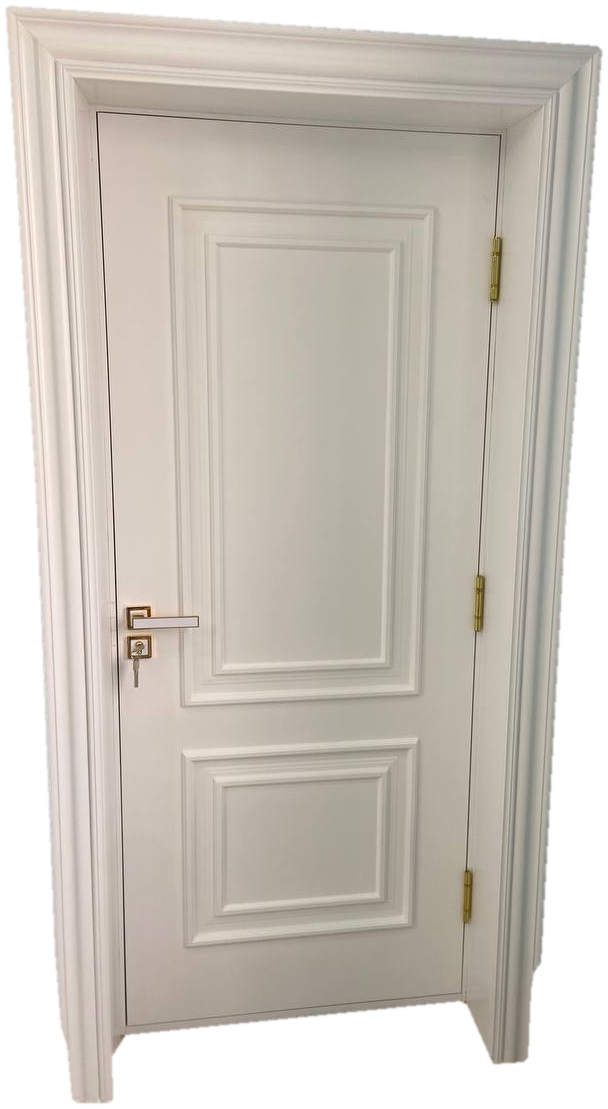
#> input picture design-src/door-photos/light-cutouts/classic-royal.png, 608 x 1109 px, found by its file name
$ python darken.py ../../design-src/door-photos/light-cutouts/bianco-gold.png ../../design-src/door-photos/light-cutouts/classic-royal.png ../../design-src/door-photos/light-cutouts/crema-classic.png
#> lines starting #> are read from the running program, lines starting #| are printed output that depends on the picture
#!/usr/bin/env python3
"""
Eshik fotolarini haqiqiy rasm tahriri bilan to'q (premium) rangga o'tkazish.
Kirish: design-src/door-photos/light-cutouts/<id>.png (fonsiz asl kesmalar — o'zgarmaydi).
Chiqish: public/assets/img/doors/photo/dark/<id>.png va kichik rasm photo/thumb/dark/<id>.png.

Usul (CSS filtr emas): rang piksel darajasida o'zgartiriladi.
 - yorqinlik egri chizig'i bilan qoraytiriladi (yog'och tolasi, panel soyalari va yorug'lik nisbati saqlanadi: Y' = lift + k*Y^g);
 - tanlangan to'q rang (yong'oq yoki grafit) yorqinlikka ko'paytiriladi, asl rang tafsiloti ozgina aralashtiriladi;
 - oltin/jez (ilgak, tutqich, chiziqlar) va allaqachon to'q joylar (qora tutqich, ilgak, chuqur soya) himoyalanadi (mask);
 - alfa kanali (shaffof fon) va qirralar o'zgarmaydi — devor/pol rangi tegilmaydi.
Kutubxonalar: numpy pillow scipy.
"""
import sys, os
import numpy as np
from PIL import Image
from scipy import ndimage as ndi

WALNUT = (0.30, 0.19, 0.12)     # to'q yong'oq
GRAPHITE = (0.26, 0.27, 0.30)   # grafit
FINISH = {
 "classic-royal": WALNUT, "neo-arka": WALNUT, "sand-duo": WALNUT, "crema-classic": WALNUT, "bianco-gold": WALNUT,
 "vetro-bianco": WALNUT, "vetro-grande": WALNUT, "royal-oak": WALNUT, "bianco-due": WALNUT, "griglia-duo": WALNUT,
 "mono-panel": WALNUT, "nero-vitraj": WALNUT, "silver-royal": WALNUT, "bianco-frame": WALNUT, "silver-panel": WALNUT,
 "grey-stripe": GRAPHITE, "fluta-due": GRAPHITE, "nero-line-duo": GRAPHITE, "frassino": GRAPHITE,
}

def smooth(x, a, b):
    t = np.clip((x - a) / (b - a), 0, 1); return t * t * (3 - 2 * t)

def darken(src, dst, tint):
#> called with tint = (0.3, 0.19, 0.12)
    im = np.asarray(Image.open(src).convert("RGBA")).astype(np.float32) / 255.0
    rgb, a = im[..., :3], im[..., 3]
    mx, mn = rgb.max(-1), rgb.min(-1)
    sat = (mx - mn) / np.maximum(mx, 1e-4)
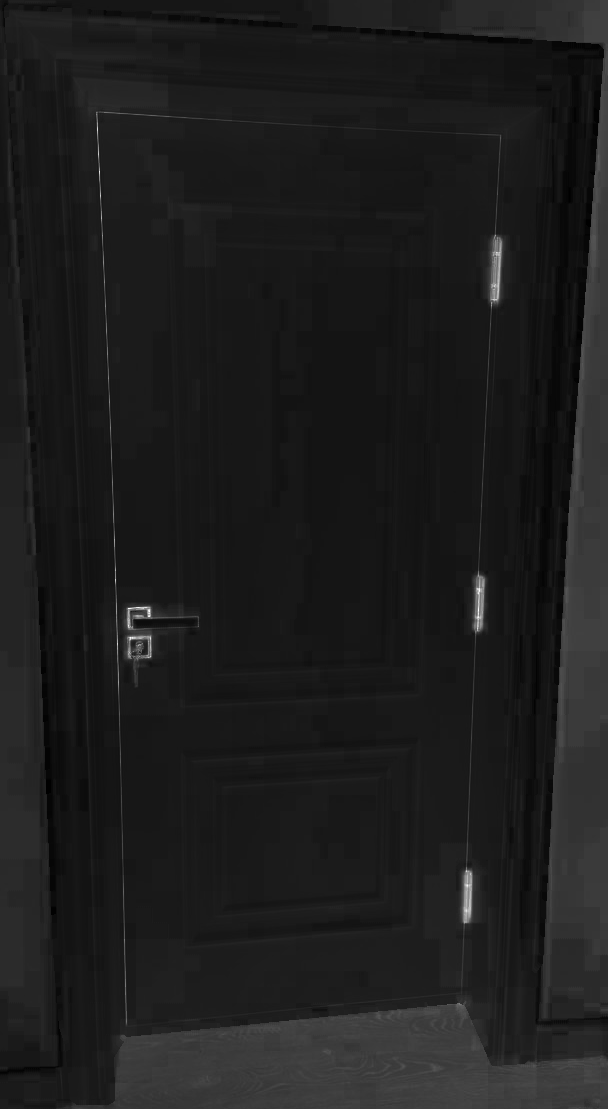
#> sat: shape (1109, 608) float32; min 0, max 1, mean 0.116
    Y = rgb @ np.array([0.2126, 0.7152, 0.0722], np.float32)
    # oltin/jez: to'yingan iliq (sariq-to'q sariq) rang
    r, g, b = rgb[..., 0], rgb[..., 1], rgb[..., 2]
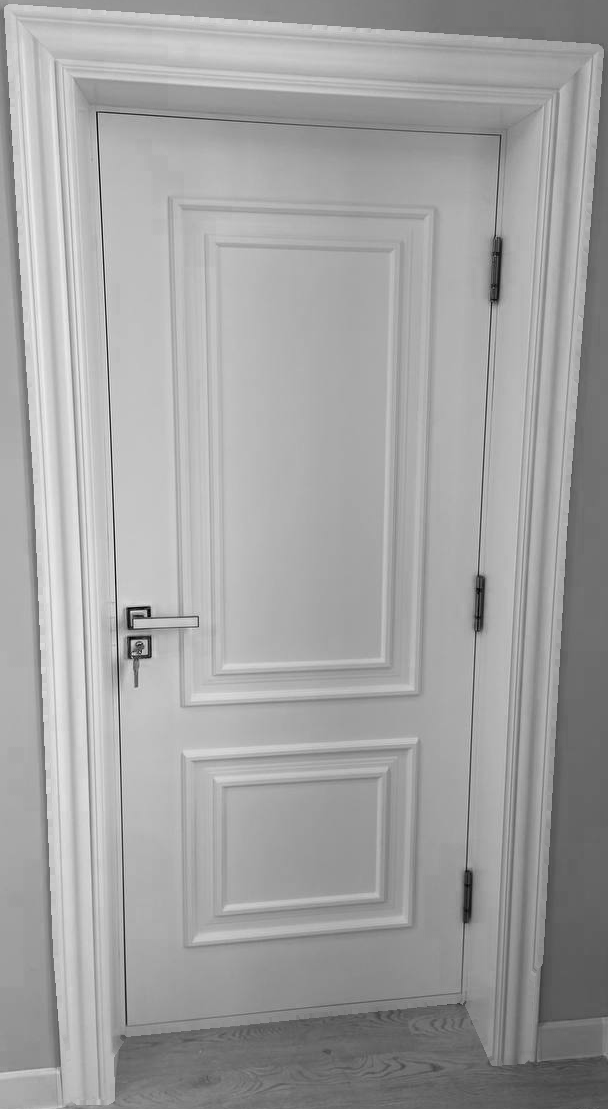
#> b: shape (1109, 608) float32; min 0, max 0.933, mean 0.637
    gold = smooth(sat, 0.42, 0.62) * smooth(r - b, 0.20, 0.34) * (g > 0.55 * r)
#> in smooth, `t = np.clip((x - a) / (b - a), 0, 1)`:
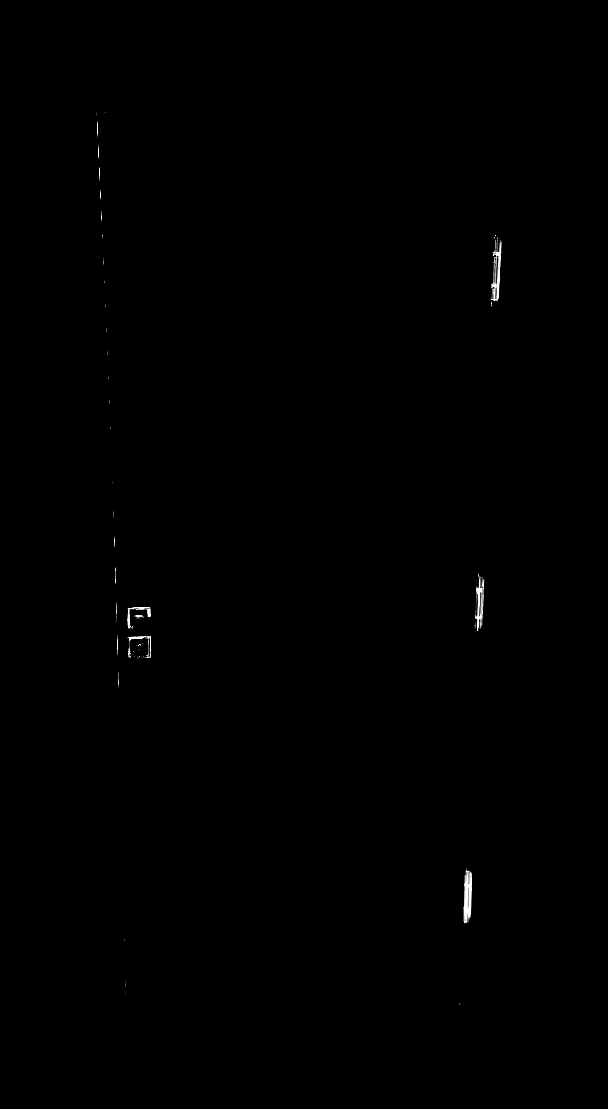
#> t: shape (1109, 608) float32; min 0, max 1, mean 0.00183
    gold = ndi.gaussian_filter(gold.astype(np.float32), 0.8)
    # allaqachon to'q joylar (qora tutqich, ilgak, chuqur soya) — kamroq o'zgaradi
    bright = smooth(Y, 0.28, 0.55)
#> call 3 of smooth, with a = 0.28, b = 0.55
#> in smooth (call 3), `return t * t * (3 - 2 * t)`:
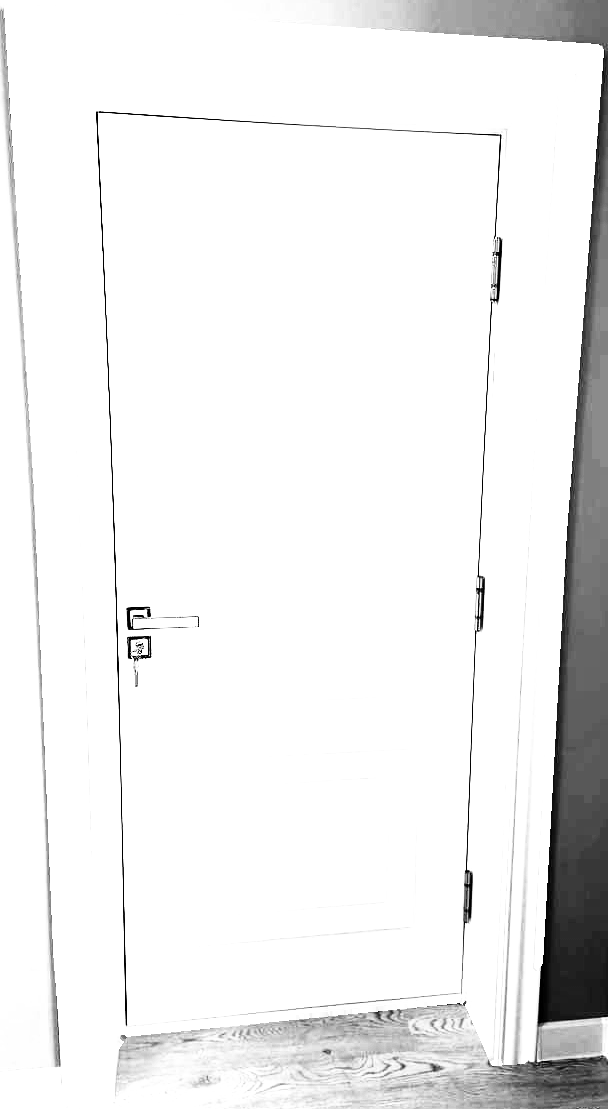
#> returned value: shape (1109, 608) float32; min 0, max 1, mean 0.935
    w = np.clip(bright * (1.0 - gold), 0, 1)
    # yangi yorqinlik: yog'och tolasi/panel kontrasti saqlanadi, soyalar ko'tariladi (tafsilot yo'qolmasin)
    Yn = 0.045 + 0.27 * np.power(np.clip(Y, 0, 1), 1.25)
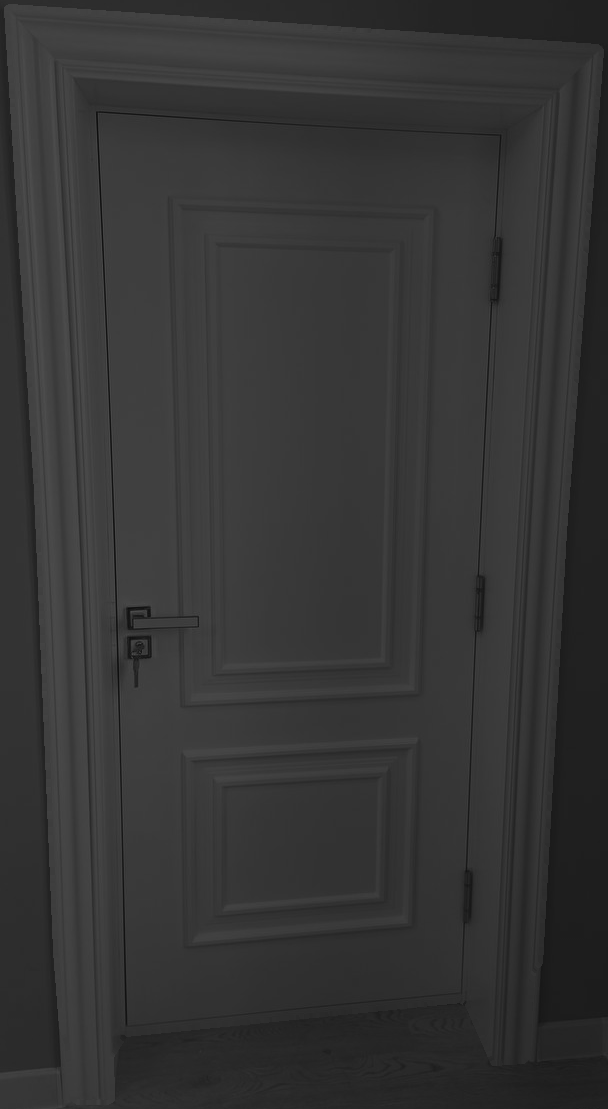
#> Yn: shape (1109, 608) float32; min 0.0495, max 0.309, mean 0.211
    tl = np.array(tint, np.float32); tl = tl / (tl @ np.array([0.2126, 0.7152, 0.0722], np.float32))
    tinted = Yn[..., None] * tl
    # asl rang tafsiloti (shisha, bo'yalgan joylar) ozgina aralashadi
    chroma = rgb - Y[..., None]
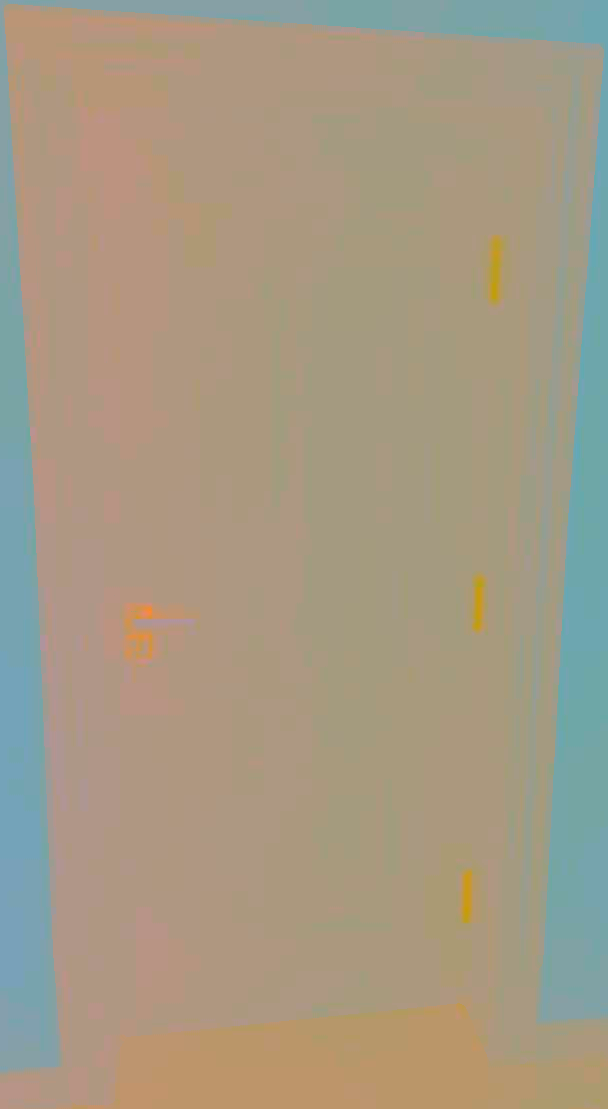
#> chroma: shape (1109, 608, 3) float32; mean R, G, B 0.0178, -0.00158, -0.0369; drawn with min black and max white
    new = np.clip(tinted + 0.18 * chroma * (Yn / np.maximum(Y, 1e-3))[..., None], 0, 1)
    out = rgb * (1 - w[..., None]) + new * w[..., None]
    res = np.dstack([np.clip(out, 0, 1), a])
    img = Image.fromarray((res * 255 + 0.5).astype(np.uint8), "RGBA")
    os.makedirs(os.path.dirname(dst), exist_ok=True)
    img.save(dst, optimize=True)
    return img

if __name__ == "__main__":
    src_dir, out_dir, thumb_dir = sys.argv[1], sys.argv[2], sys.argv[3]
    os.makedirs(thumb_dir, exist_ok=True)
    for pid, tint in FINISH.items():
        sp = os.path.join(src_dir, pid + ".png")
        if not os.path.exists(sp): print("YO'Q", pid); continue
        img = darken(sp, os.path.join(out_dir, pid + ".png"), tint)
        w = 220; h = round(img.height * w / img.width)
#> after `h = round(img.height * w / img.width)`: h = 401
        img.resize((w, h), Image.LANCZOS).save(os.path.join(thumb_dir, pid + ".png"), optimize=True)
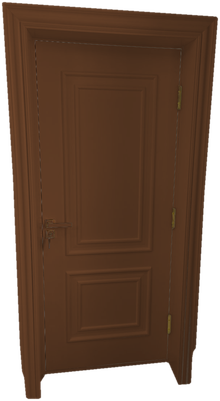
#> saved as classic-royal.png: PIL image 220x401 RGBA; mean R, G, B, A 67.8, 42.5, 26.3, 202.1; transparent parts drawn white
        print(pid, img.size, os.path.getsize(os.path.join(out_dir, pid + ".png")) // 1024, "KB")
#| classic-royal (608, 1109) 248 KB
#> pass 2 of the loop `for pid, tint in FINISH.items():`:
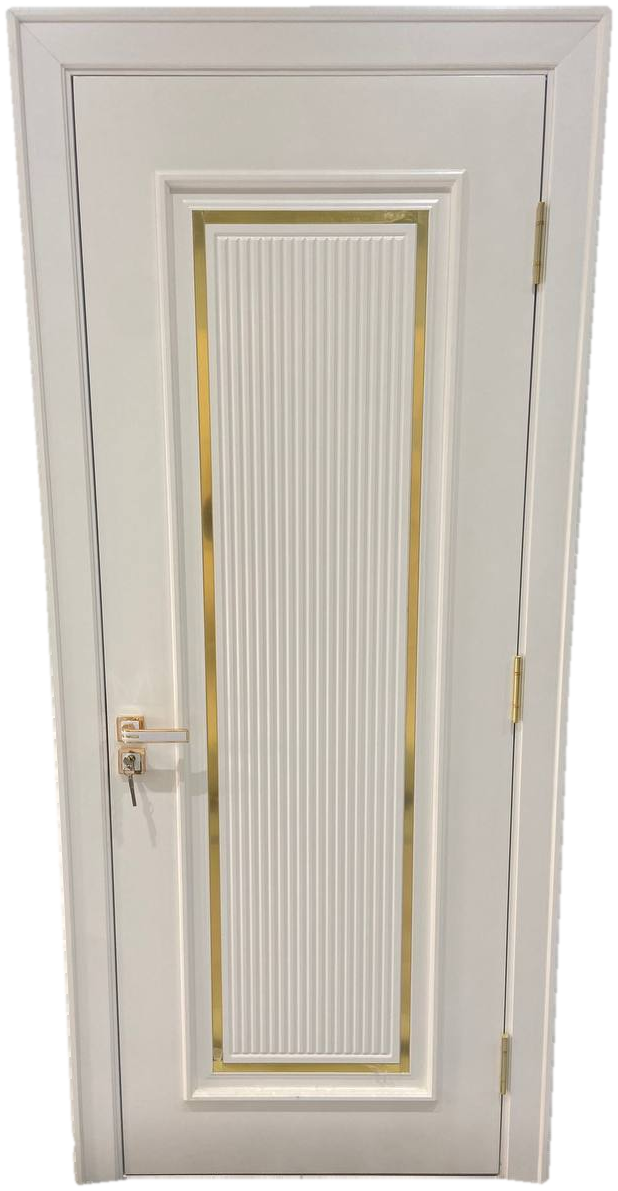
#> input picture design-src/door-photos/light-cutouts/neo-arka.png, 618 x 1191 px, found by its file name
#> im: shape (1191, 618, 4) float32
#> rgb: shape (1191, 618, 3) float32
#> a: shape (1191, 618) float32
#> mx: shape (1191, 618) float32
#> mn: shape (1191, 618) float32
#> sat: shape (1191, 618) float32
#> Y: shape (1191, 618) float32
#> r: shape (1191, 618) float32
#> g: shape (1191, 618) float32
#> b: shape (1191, 618) float32
#> t: shape (1191, 618) float32
#> in smooth (call 5), `t = np.clip((x - a) / (b - a), 0, 1)`:
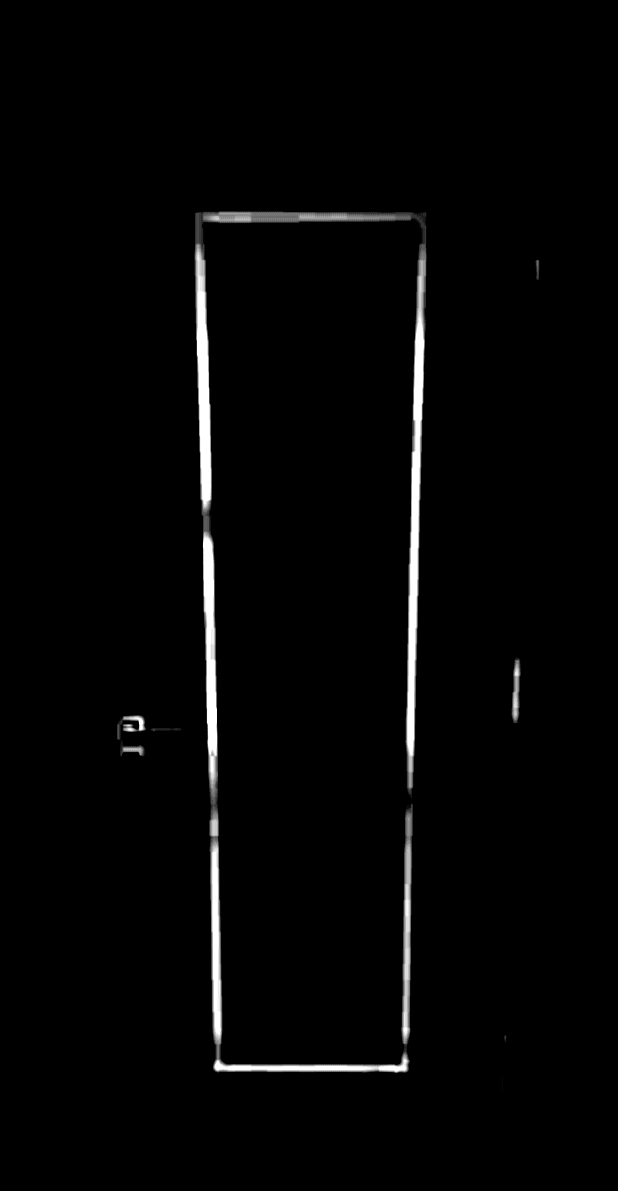
#> t: shape (1191, 618) float32; min 0, max 1, mean 0.02
#> in smooth (call 6), `return t * t * (3 - 2 * t)`:
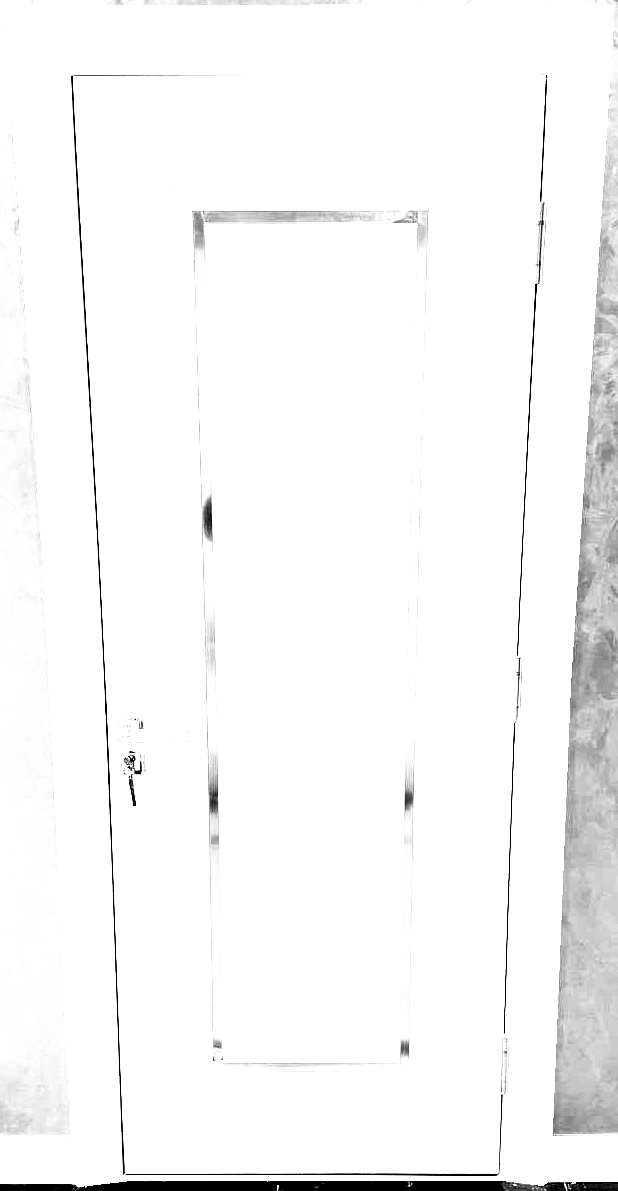
#> returned value: shape (1191, 618) float32; min 0, max 1, mean 0.97
#> w: shape (1191, 618) float32
#| neo-arka (618, 1191) 280 KB
